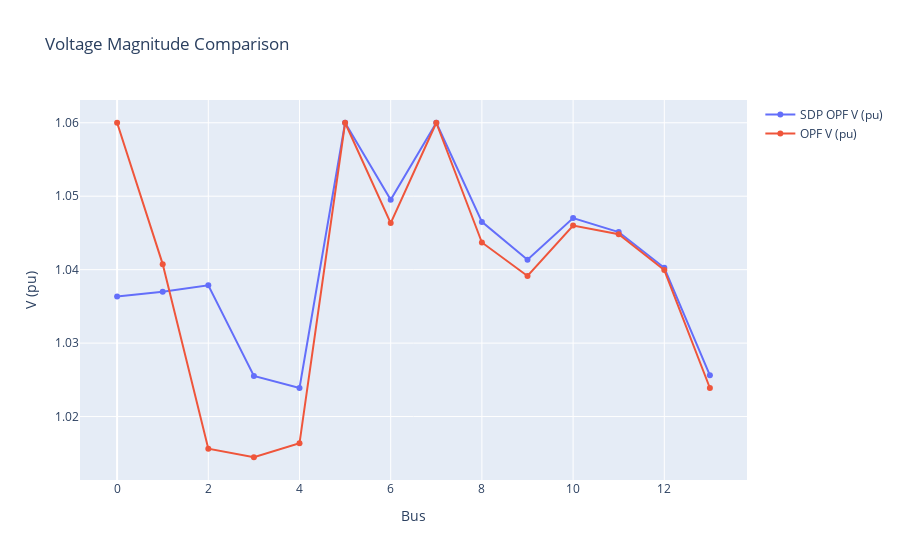

Notebook cell for this chart:
### Code cell
# Voltage Magnitude plot
gen_fig = go.Figure()
gen_fig.add_trace(go.Scatter(x=list(range(n)), y=V_sdp, mode='markers+lines', name='SDP OPF V (pu)'))
gen_fig.add_trace(go.Scatter(x=list(range(n)), y=V_opf, mode='markers+lines', name='OPF V (pu)'))
gen_fig.update_layout(title="Voltage Magnitude Comparison", xaxis_title="Bus", yaxis_title="V (pu)")
gen_fig.show()

### Figure 1 — Plotly figure (JSON) as saved in the notebook; plotly's stock layout.template omitted (floating-point values rounded to 4 significant figures)
{"data": [{"mode": "markers+lines", "name": "SDP OPF V (pu)", "type": "scatter", "x": [0, 1, 2, 3, 4, 5, 6, 7, 8, 9, 10, 11, 12, 13], "y": [1.036, 1.037, 1.038, 1.026, 1.024, 1.06, 1.05, 1.06, 1.047, 1.041, 1.047, 1.045, 1.04, 1.026]}, {"mode": "markers+lines", "name": "OPF V (pu)", "type": "scatter", "x": [0, 1, 2, 3, 4, 5, 6, 7, 8, 9, 10, 11, 12, 13], "y": [1.06, 1.041, 1.016, 1.014, 1.016, 1.06, 1.046, 1.06, 1.044, 1.039, 1.046, 1.045, 1.04, 1.024]}], "layout": {"title": {"text": "Voltage Magnitude Comparison"}, "xaxis": {"title": {"text": "Bus"}}, "yaxis": {"title": {"text": "V (pu)"}}}}
